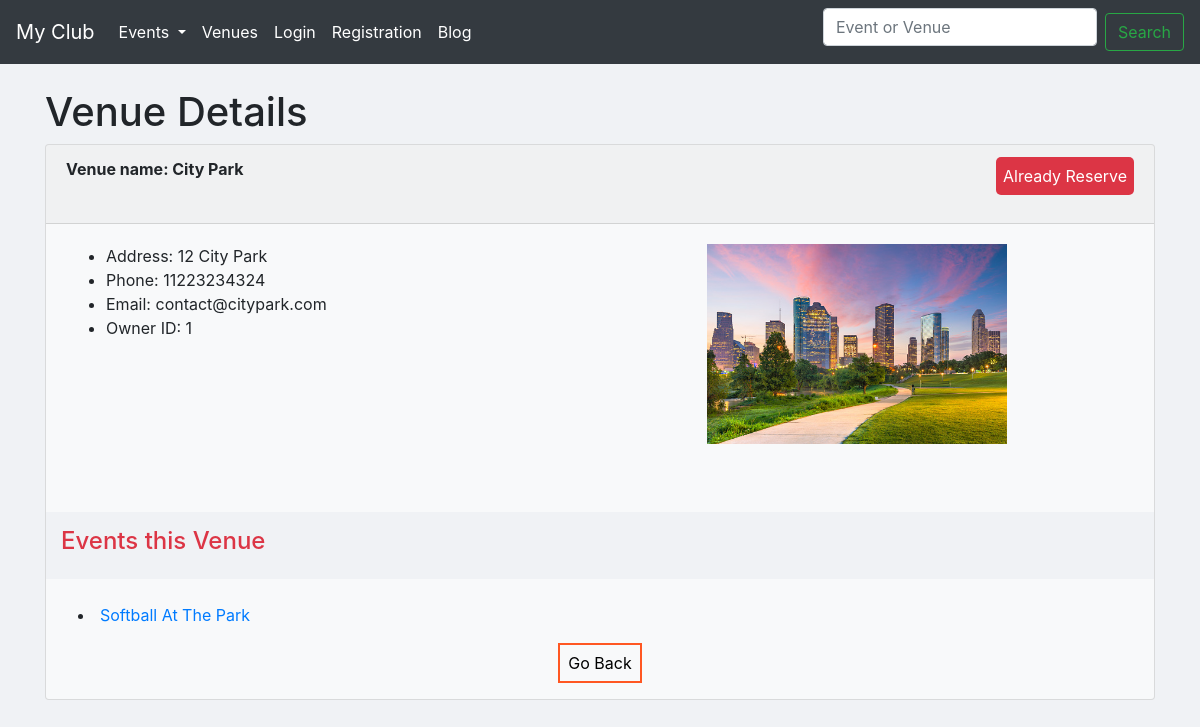
Before: /show-venue/venuid?9/ with the older database file.
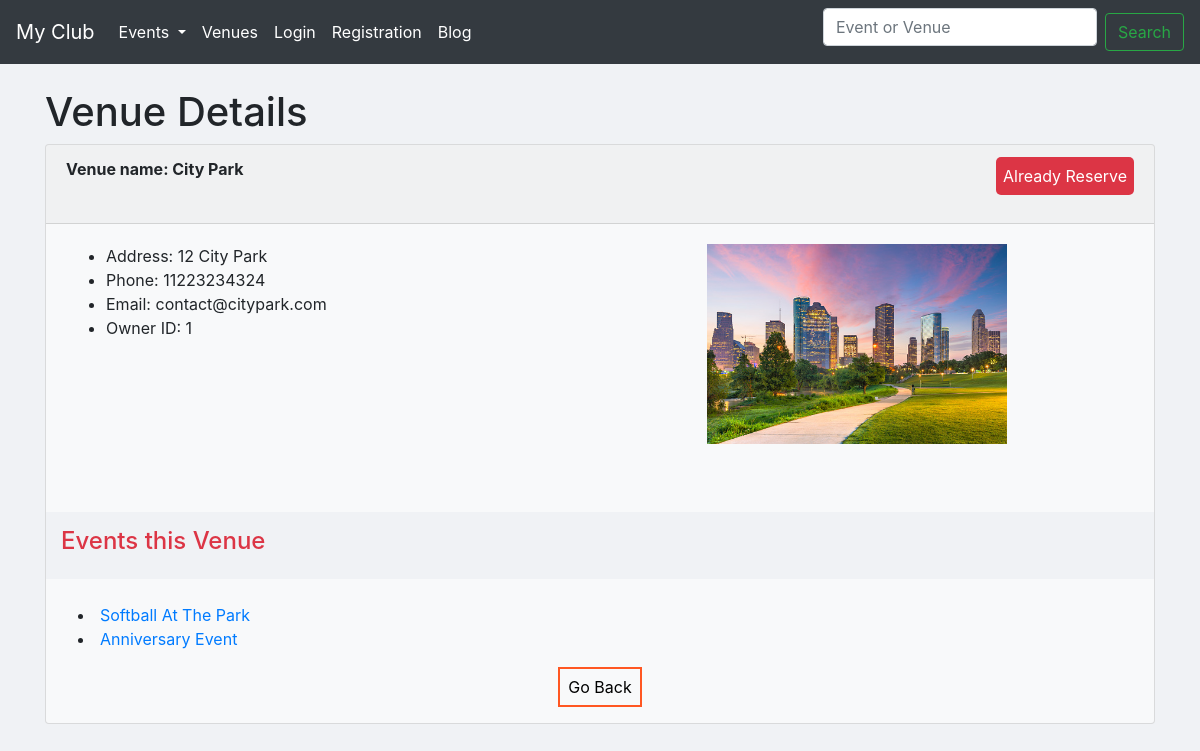
After: the same page with the newer database file.
### events/models.py (models this page shows, shortened)
class Event(models.Model):
	name = models.CharField('Event name', max_length=120)
	event_date = models.DateTimeField('Event date')
	venue = models.ForeignKey(Venue, null=True, on_delete=models.CASCADE) # Many to One Relation
	manager = models.ForeignKey(User, blank=True,on_delete=models.CASCADE) # Many to one Relation
	description = models.TextField(blank=True)
	attendees = models.ManyToManyField(MyClubUser,blank=True) # Many to Many Relation
	approved = models.BooleanField("Approved", default=False)
	def __str__(self):
		return self.name

### events/views.py (the view)
# urls.py: path('show-venue/venuid?<venue_id>/', views.show_venue, name='show-venue'),
def show_venue(request, venue_id):
	try:
		venue = Venue.objects.get(pk=venue_id)
		venue_owner = Venue.objects.get(pk=venue.owner)
		events = venue.event_set.all()
	except Venue.DoesNotExist:
		return HttpResponse('Exception: Data Not Found')
	return render(request, 'events/show_venue.html', {'venue':venue,'venue_owner':venue_owner,'events':events})

### events/templates/events/show_venue.html (shortened to what this page needs)
{% extends 'events/base.html' %}
    {% block content %}
      <h1>Venue Details</h1>
          <div class="card bg-light mb-3">
            <div class="card-header"><b>Venue name: {{venue.name | title}}</b>
              {% if venue.book == 1 %}
              <p class="float-right disabled" style="color:white;padding: 7px;background-color: #dc3545; border-radius: 5px;">Already Reserve</p>
              {% else %}
              <a class="btn btn-primary float-right text-light" >Reserve Now</a>
              {% endif %}
            </div>
              <div class="card-body">
                <div class="row">
                  <div class="col-7">
                    <ul>
                  {% if venue.address %}
                  <li>Address: {{venue.address}}</li>
                  {% endif %}
                  {% if venue.phone %}
                  <li>Phone: {{venue.phone}}</li>
                  {% endif %}
                  {% if venue.email %}
                  <li>Email: {{venue.email}}</li>
                  {% endif %}
                  {% if venue.owner %}
                  <li>Owner ID: {{venue.owner}}</li>
                  {% endif %}
                </ul>
                  </div>
                  <div class="col-5">
                    {% if venue.images %}
                  <img src="{{venue.images.url}}" target="_blank" width="300">
                  {% endif %}
                  </div>
                </div>
              </div>
              <br><br>
              <div style="padding:15px;background-color: #f0f2f5;">
                  <h4 class="text-danger">Events this Venue</h4>
              </div><br>
              <div class="">
                {% for event in events %}
                      <li style="padding-left:2rem;"><a href="{% url 'show-event' event.id %}">{{event|title}}</a></li>
                    {% endfor %}
              </div>
              <br>
              <div class="text-center">
                <a id="back" style="padding:8px;text-decoration: none;color: black;border: 2px solid #ff5722;" href="{% url 'list-venue' %}">Go Back</a><br><br>
              </div>
          </div>
    {% endblock content %}

Changed rows visible on the page:
added Event: name "Anniversary Event"
